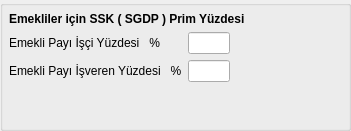
        <widget class="QGroupBox" name="groupBox_6">
         <property name="title">
          <string/>
         </property>
         <layout class="QGridLayout" name="gridLayout_21">
          <property name="margin">
           <number>6</number>
          </property>
          <item row="0" column="0">
           <layout class="QGridLayout" name="gridLayout_41" columnstretch="1,4,10">
            <item row="1" column="0">
             <widget class="QLabel" name="label_isszlk_sgrtsi_isci_yuzdesi_3">
              <property name="sizePolicy">
               <sizepolicy hsizetype="Expanding" vsizetype="Fixed">
                <horstretch>0</horstretch>
                <verstretch>0</verstretch>
               </sizepolicy>
              </property>
              <property name="font">
               <font>
                <pointsize>9</pointsize>
               </font>
              </property>
              <property name="text">
               <string>Emekli Payı İşçi Yüzdesi   %     </string>
              </property>
             </widget>
            </item>
            <item row="1" column="1">
             <widget class="QCommaEdit" name="commaEdit_prs_sgdp_isci_yuzdesi">
              <property name="sizePolicy">
               <sizepolicy hsizetype="Expanding" vsizetype="Fixed">
                <horstretch>0</horstretch>
                <verstretch>0</verstretch>
               </sizepolicy>
              </property>
              <property name="font">
               <font>
                <pointsize>9</pointsize>
               </font>
              </property>
              <property name="whatsThis">
               <string>Sayilari formatina(Or:1,000,234.50) donusturur. </string>
              </property>
              <property name="QCommaEdit" stdset="0">
               <rect>
                <x>0</x>
                <y>0</y>
                <width>100</width>
                <height>100</height>
               </rect>
              </property>
             </widget>
            </item>
            <item row="1" column="2">
             <spacer name="horizontalSpacer_23">
              <property name="orientation">
               <enum>Qt::Horizontal</enum>
              </property>
              <property name="sizeHint" stdset="0">
               <size>
                <width>40</width>
                <height>20</height>
               </size>
              </property>
             </spacer>
            </item>
            <item row="0" column="0" colspan="3">
             <widget class="QLabel" name="label_43">
              <property name="sizePolicy">
               <sizepolicy hsizetype="Expanding" vsizetype="Fixed">
                <horstretch>0</horstretch>
                <verstretch>0</verstretch>
               </sizepolicy>
              </property>
              <property name="font">
               <font>
                <pointsize>9</pointsize>
                <weight>75</weight>
                <bold>true</bold>
               </font>
              </property>
              <property name="text">
               <string>Emekliler için SSK ( SGDP ) Prim Yüzdesi</string>
              </property>
             </widget>
            </item>
            <item row="2" column="0">
             <widget class="QLabel" name="label_38">
              <property name="font">
               <font>
                <pointsize>9</pointsize>
               </font>
              </property>
              <property name="text">
               <string>Emekli Payı İşveren Yüzdesi   %</string>
              </property>
             </widget>
            </item>
            <item row="2" column="1">
             <widget class="QCommaEdit" name="commaEdit_prs_sgdp_isveren_yuzdesi">
              <property name="font">
               <font>
                <pointsize>9</pointsize>
               </font>
              </property>
              <property name="whatsThis">
               <string>Sayilari formatina(Or:1,000,234.50) donusturur. </string>
              </property>
              <property name="QCommaEdit" stdset="0">
               <rect>
                <x>0</x>
                <y>0</y>
                <width>100</width>
                <height>100</height>
               </rect>
              </property>
             </widget>
            </item>
           </layout>
          </item>
          <item row="1" column="0">
           <spacer name="verticalSpacer_2">
            <property name="orientation">
             <enum>Qt::Vertical</enum>
            </property>
            <property name="sizeHint" stdset="0">
             <size>
              <width>20</width>
              <height>40</height>
             </size>
            </property>
           </spacer>
          </item>
         </layout>
        </widget>
